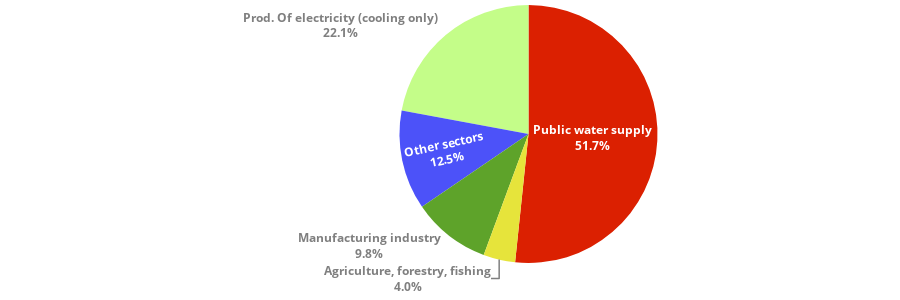

This figure's notebook cell:
### Code cell
data = go.Pie(labels=df['sector'],
                       values=df['sum__annual__freshwater_abstraction'],
                       textinfo='label+percent',
                       textposition='auto',
                       # insidetextorientation='radial',
                       # textposition= 'inside',
                       marker=dict(colors=['#db2001',
                                           '#e6e43b',
                                           '#5ea32a',
                                           '#c4fd89',
                                           '#4c52f9',
                                           '#72caf0', ]),
                       sort=True,
                       texttemplate='<b>%{label}<br>%{percent:.1%}<b>',
                       hovertemplate= '2018<br>' +
                       '<b>%{label}</b><br>' +
                       '%{value:.0f} m<sup>3</sup><br>' +
                       '%{percent:.2%}<extra></extra>',
                       )

figure_4_26 = go.Figure(data=data)
figure_4_26.update_layout(
    height=300,
    margin={"b": 0, "r": 0, "l": 0, "t": 0},
    font=CHART_FONT,
    paper_bgcolor='rgba(0,0,0,0)',
    plot_bgcolor='rgba(0,0,0,0)',
    showlegend=False)
figure_4_26

### Figure 1 — Plotly figure (JSON) as saved in the notebook; plotly's stock layout.template omitted (floating-point values rounded to 4 significant figures)
{"data": [{"hovertemplate": "2018<br><b>%{label}</b><br>%{value:.0f} m<sup>3</sup><br>%{percent:.2%}<extra></extra>", "labels": ["Public water supply", "Agriculture, forestry, fishing", "Manufacturing industry", "Prod. Of electricity (cooling only)", "Other sectors", "Public water supply", "Agriculture, forestry, fishing", "Manufacturing industry", "Prod. Of electricity (cooling only)", "Other sectors"], "marker": {"colors": ["#db2001", "#e6e43b", "#5ea32a", "#c4fd89", "#4c52f9", "#72caf0"]}, "sort": true, "textinfo": "label+percent", "textposition": "auto", "texttemplate": "<b>%{label}<br>%{percent:.1%}<b>", "type": "pie", "values": [693, 36, 18, 360, 148, 149, 29, 142, 0.06, 54.94]}], "layout": {"font": {"color": "#7f7f7f"}, "height": 300, "margin": {"b": 0, "l": 0, "r": 0, "t": 0}, "paper_bgcolor": "rgba(0,0,0,0)", "plot_bgcolor": "rgba(0,0,0,0)", "showlegend": false}}
